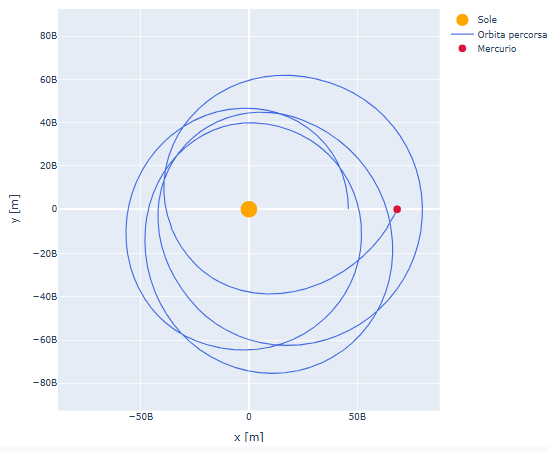

The script that drew this image:
import numpy as np
import matplotlib.pyplot as plt
from scipy.integrate import solve_ivp


G = 6.67430e-11
C = 2.99792458e8
M_SOLE = 1.98892e30
GM = G * M_SOLE


A_MERCURIO = 5.7909e10
E_MERCURIO = 0.2056


P_ORBITA = A_MERCURIO * (1 - E_MERCURIO**2)


FATTORE_SCALA = 1e6


N_ORBITE = 4
PUNTI_PER_ORBITA = 2000


def equazione_orbita(phi, stato):
    u, du_dphi = stato
    d2u_dphi2 = (1.0 / P_ORBITA) - u + FATTORE_SCALA * (3.0 * GM / C**2) * u**2
    return [du_dphi, d2u_dphi2]


r_perielio = A_MERCURIO * (1 - E_MERCURIO)
u0 = 1.0 / r_perielio
du0 = 0.0

stato_iniziale = [u0, du0]
phi_span = (0, N_ORBITE * 2 * np.pi)
phi_eval = np.linspace(*phi_span, N_ORBITE * PUNTI_PER_ORBITA)


soluzione = solve_ivp(
    equazione_orbita,
    phi_span,
    stato_iniziale,
    t_eval=phi_eval,
    method='RK45',
    rtol=1e-10,
    atol=1e-12
)

phi = soluzione.t
u = soluzione.y[0]
r = 1.0 / u


x = r * np.cos(phi)
y = r * np.sin(phi)


precessione_reale_rad_per_orbita = 6 * np.pi * GM / (C**2 * P_ORBITA)
precessione_reale_arcsec_per_orbita = np.degrees(precessione_reale_rad_per_orbita) * 3600


periodo_mercurio_anni = np.sqrt(A_MERCURIO**3 / GM) * 2 * np.pi / (3600*24*365.25)
orbite_per_secolo = 100 / periodo_mercurio_anni
precessione_reale_arcsec_per_secolo = precessione_reale_arcsec_per_orbita * orbite_per_secolo

print("=== Precessione reale del perielio di Mercurio (senza fattore di scala) ===")
print(f"Periodo orbitale: {periodo_mercurio_anni:.3f} anni")
print(f"Precessione per orbita: {precessione_reale_arcsec_per_orbita:.5f} arcsec")
print(f"Precessione per secolo: {precessione_reale_arcsec_per_secolo:.2f} arcsec/secolo")
print("(Il valore storicamente noto, confermato da Einstein nel 1915, è ~43 arcsec/secolo)")
print()
print(f"Fattore di scala usato nella simulazione grafica: {FATTORE_SCALA:.0e}")
print(f"Precessione 'amplificata' per orbita nel grafico: "
      f"{np.degrees(precessione_reale_rad_per_orbita * FATTORE_SCALA):.2f} gradi")


import plotly.graph_objects as go


N_FRAME = 240
indici_frame = np.linspace(0, len(x) - 1, N_FRAME).astype(int)


DURATA_FRAME_LENTO_MS = 120
DURATA_FRAME_NORMALE_MS = 40
DURATA_FRAME_VELOCE_MS = 10


frames = []
for k in indici_frame:
    frames.append(go.Frame(
        data=[
            go.Scatter(x=[0], y=[0], mode='markers',
                       marker=dict(color='orange', size=22), name='Sole'),
            go.Scatter(x=x[:k+1], y=y[:k+1], mode='lines',
                       line=dict(color='royalblue', width=1.5), name='Orbita percorsa'),
            go.Scatter(x=[x[k]], y=[y[k]], mode='markers',
                       marker=dict(color='crimson', size=10), name='Mercurio')
        ],
        name=str(k)
    ))


fig = go.Figure(
    data=[
        go.Scatter(x=[0], y=[0], mode='markers',
                   marker=dict(color='orange', size=22), name='Sole'),
        go.Scatter(x=x[:1], y=y[:1], mode='lines',
                   line=dict(color='royalblue', width=1.5), name='Orbita percorsa'),
        go.Scatter(x=[x[0]], y=[y[0]], mode='markers',
                   marker=dict(color='crimson', size=10), name='Mercurio')
    ],
    frames=frames
)


margine = 0.1
estensione = max(np.abs(x).max(), np.abs(y).max())
limite_min = -estensione * (1 + margine)
limite_max = estensione * (1 + margine)

def pulsante_play(durata_ms, etichetta):
    """Crea un pulsante che avvia l'animazione con una data velocità."""
    return dict(
        label=etichetta,
        method='animate',
        args=[None, dict(frame=dict(duration=durata_ms, redraw=True),
                          fromcurrent=True, mode='immediate',
                          transition=dict(duration=0))]
    )

pulsante_pausa = dict(
    label='⏸ Pausa',
    method='animate',
    args=[[None], dict(frame=dict(duration=0, redraw=False),
                        mode='immediate', transition=dict(duration=0))]
)

fig.update_layout(
    title=f'Precessione del perielio di Mercurio (animata)<br>'
          f'<sup>fattore di scala relativistico = {FATTORE_SCALA:.0e}</sup>',
    xaxis_title='x [m]',
    yaxis_title='y [m]',
    width=750, height=750,


    xaxis=dict(range=[limite_min, limite_max], scaleanchor='y', scaleratio=1,
               autorange=False, constrain='domain'),
    yaxis=dict(range=[limite_min, limite_max], autorange=False),
    uirevision='fisso',
    updatemenus=[dict(
        type='buttons',
        direction='left',
        x=0.0, y=1.12, xanchor='left', yanchor='top',
        buttons=[
            pulsante_play(DURATA_FRAME_LENTO_MS, '🐢 Lento (0.5x)'),
            pulsante_play(DURATA_FRAME_NORMALE_MS, '▶ Play (1x)'),
            pulsante_play(DURATA_FRAME_VELOCE_MS, '🚀 Veloce (3x)'),
            pulsante_pausa,
        ]
    )],
    sliders=[dict(
        steps=[dict(method='animate',
                    args=[[str(k)], dict(mode='immediate',
                                          frame=dict(duration=0, redraw=True),
                                          transition=dict(duration=0))],
                    label='')
               for k in indici_frame],
        x=0, y=-0.05, len=1.0,
        currentvalue=dict(prefix='Fotogramma: ')
    )]
)

fig.show()
